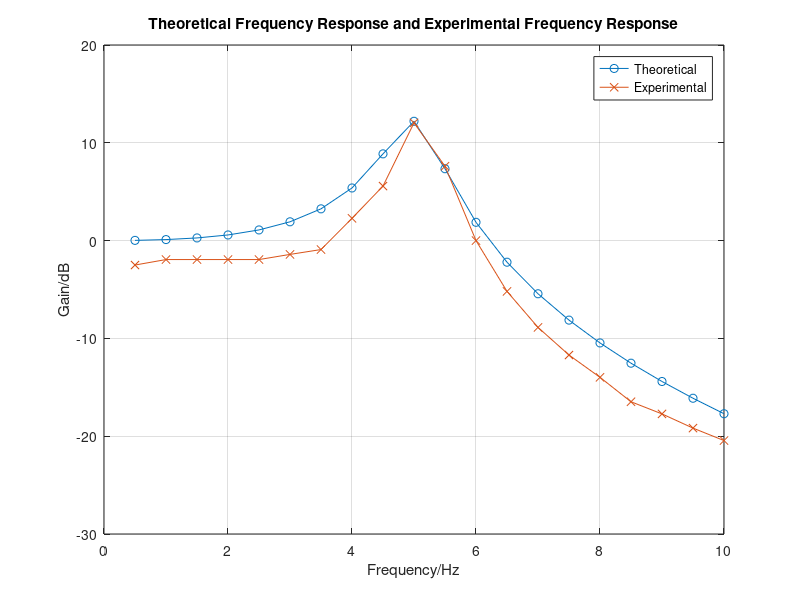

The MATLAB source for this figure: (Note: this script raises an error after producing the figure.)
clear;
close all;
Gbulb = tf([1],[0.038 1]);
Gamp = tf([1000], [1 5 1000]);
G3 = Gamp*Gbulb;
t = 0:0.01:0.19;

f = [0.5, 1, 1.5, 2, 2.5, 3, 3.5, 4, 4.5, 5, 5.5, 6, 6.5, 7, 7.5, 8, 8.5, 9, 9.5, 10];
a_out = [0.15, 0.16, 0.16, 0.16,0.16,0.17,0.18,0.26,0.38,0.8,0.48,0.2,0.11,0.072,0.052,0.04,0.03,0.026,0.022, 0.019];
w_exp = 2*pi*f;
a_in = 0.2;
gain_exp = a_out/a_in;
dbgain_exp = 20*log10(gain_exp);

G3snum = 1000;
G3sden = [0.038 1.19 43 1000];
s = (i*w_exp);
G3s_gain = 1000./abs(polyval(G3sden,s));
dbG3s_gain = 20*log10(G3s_gain);

figure;
plot(f, dbG3s_gain, '-o', f, dbgain_exp, '-x');
legend('Theoretical', 'Experimental');
grid;
xlabel('Frequency/Hz');
ylabel('Gain/dB');
title('Theoretical Frequency Response and Experimental Frequency Response');
C = tf([1 5 1000],[1 100 0]);


Cz = c2d(0.0791*C, 0.01, 'zoh');
Hs = G3*Cz;
clsys = feedback(Hs, 1);
plot(Cz);